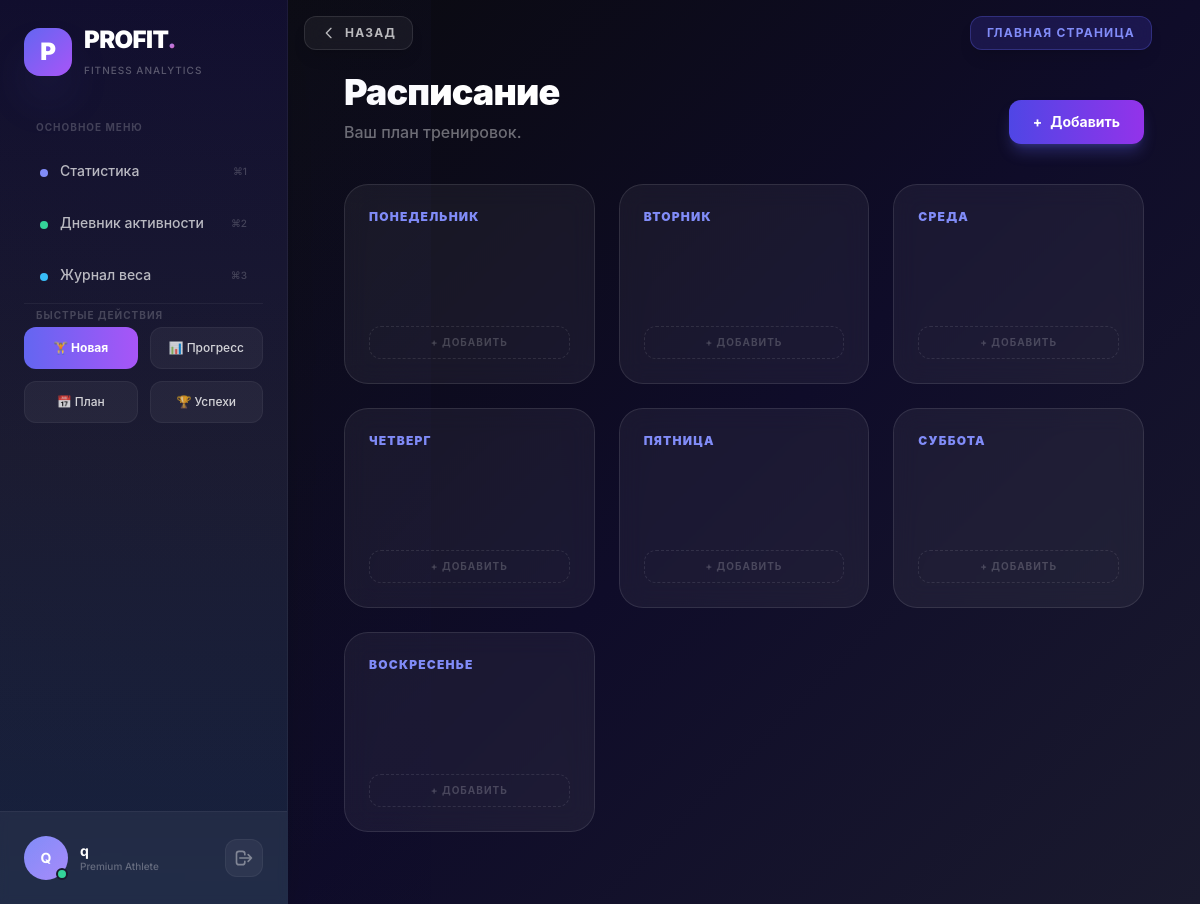
The app's page /workouts/schedule/ (signed in), older data.
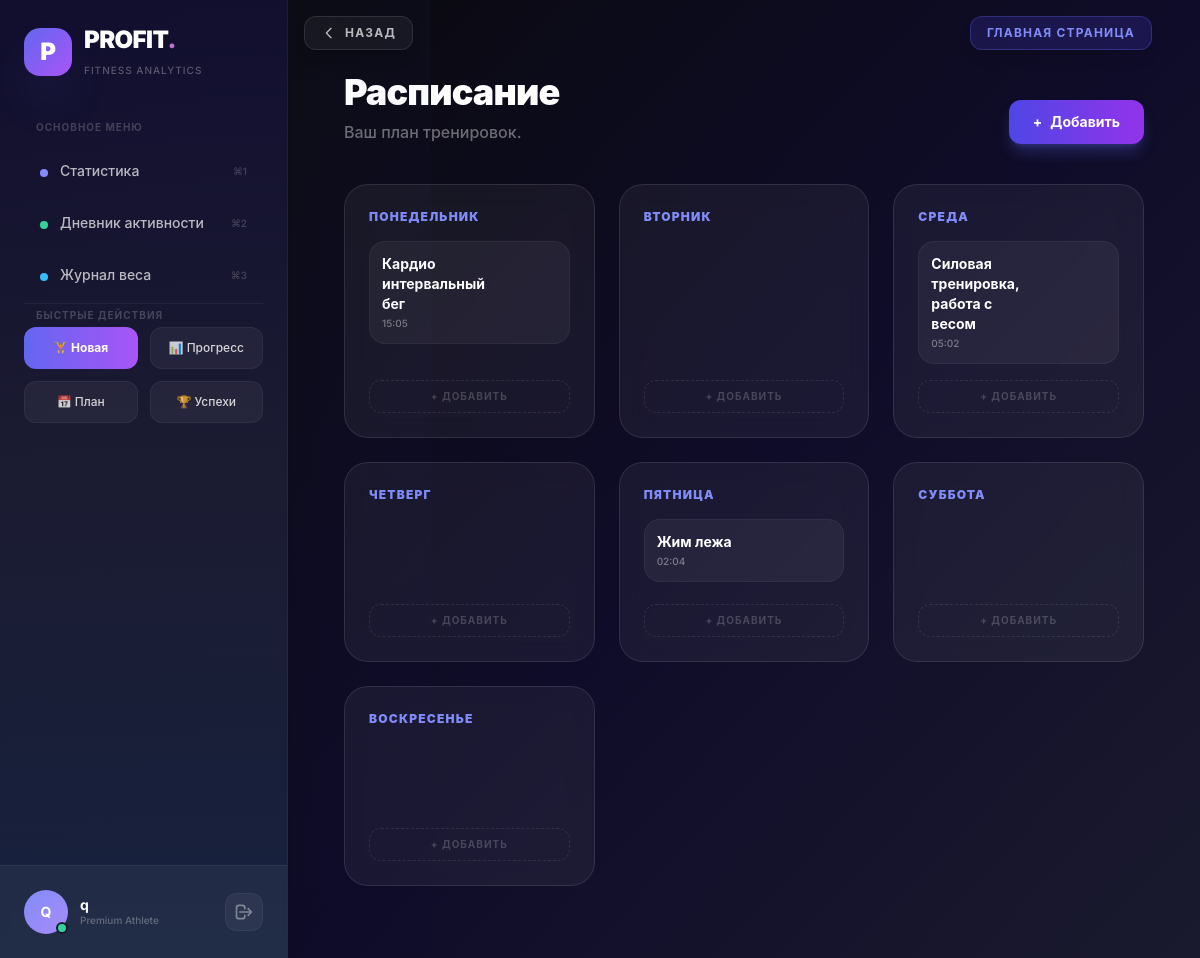
The same page, newer data.
### apps/workouts/models.py (models this page shows)
class WorkoutSchedule(models.Model):
    DAYS_OF_WEEK = [
        (0, 'Понедельник'), (1, 'Вторник'), (2, 'Среда'),
        (3, 'Четверг'), (4, 'Пятница'), (5, 'Суббота'), (6, 'Воскресенье')
    ]
    user = models.ForeignKey(settings.AUTH_USER_MODEL, on_delete=models.CASCADE)
    day_of_week = models.IntegerField(choices=DAYS_OF_WEEK)
    exercise_name = models.CharField(max_length=200)
    time = models.TimeField(null=True, blank=True)
    class Meta:
        ordering = ['day_of_week', 'time']

### apps/workouts/views.py (the view)
# urls.py: path('schedule/', ScheduleView.as_view(), name='schedule'),
class ScheduleView(LoginRequiredMixin, ListView):
    model = WorkoutSchedule
    template_name = 'workouts/schedule.html'
    context_object_name = 'schedule_items'
    def get_context_data(self, **kwargs):
        context = super().get_context_data(**kwargs)
        context['days_of_week'] = [
            (0, 'Понедельник'), (1, 'Вторник'), (2, 'Среда'),
            (3, 'Четверг'), (4, 'Пятница'), (5, 'Суббота'), (6, 'Воскресенье')
        ]
        return context

### templates/workouts/schedule.html (shortened to what this page needs)
{% extends 'base.html' %}
{% block content %}
<div class="pt-17 max-w-7xl mx-auto px-4 py-8">
    <div class="flex justify-between items-end mb-10">
        <div>
            <h2 class="text-4xl font-black text-white tracking-tight">Расписание</h2>
            <p class="text-white/40 mt-2 font-medium">Ваш план тренировок.</p>
        </div>
        <a href="{% url 'workouts:add_schedule' %}" class="px-6 py-3 bg-gradient-to-r from-indigo-600 to-purple-600 hover:from-indigo-500 hover:to-purple-500 rounded-xl text-white text-sm font-bold transition-all shadow-lg shadow-indigo-500/30 flex items-center gap-2">
            <span>+</span> Добавить
        </a>
    </div>
    <div class="grid grid-cols-1 md:grid-cols-2 lg:grid-cols-3 xl:grid-cols-4 gap-6">
        {% for day_num, day_name in days_of_week %}
        <div class="relative bg-white/5 border border-white/10 p-6 rounded-3xl backdrop-blur-md group min-h-[200px] flex flex-col">
            <h3 class="text-indigo-400 font-black mb-4 uppercase tracking-widest text-xs">{{ day_name }}</h3>
            <div class="space-y-3 flex-grow">
                {% for item in schedule_items %}
                    {% if item.day_of_week == day_num %}
                    <div class="group/item p-3 bg-white/5 rounded-2xl border border-white/5 flex justify-between items-center hover:bg-white/10 transition-all">
                        <div>
                            <p class="text-white text-sm font-bold">{{ item.exercise_name }}</p>
                            <p class="text-[10px] text-white/40 font-medium mt-0.5">{{ item.time|time:"H:i" }}</p>
                        </div>
                    </div>
                    {% endif %}
                {% endfor %}
            </div>
            <a href="{% url 'workouts:add_schedule' %}?day={{ day_num }}" class="mt-4 w-full py-2 text-[10px] uppercase tracking-widest font-bold text-white/20 border border-dashed border-white/10 rounded-xl hover:bg-white/5 hover:text-white/50 text-center transition">
                + Добавить
            </a>
        </div>
        {% endfor %}
    </div>
</div>
{% endblock %}

Row changes from the older to the newer data that the page shows:
added WorkoutSchedule: exercise_name "Кардио интервальный бег", time "15:05", shown under "ПОНЕДЕЛЬНИК"
added WorkoutSchedule: exercise_name "Силовая тренировка, работа с весом", time "05:02", shown under "СРЕДА"
added WorkoutSchedule: exercise_name "Жим лежа", time "02:04", shown under "ПЯТНИЦА"
